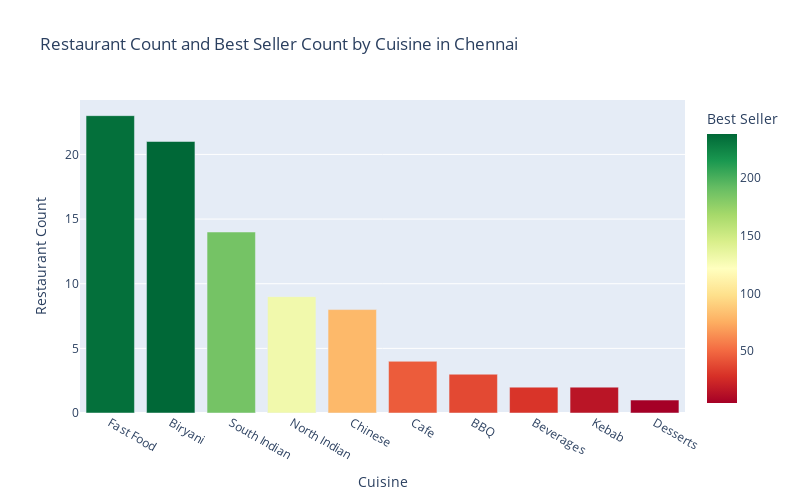

The cell this chart's notebook holds for it:
### Code cell
# plot cuisine vs restaurant count with best_seller as hue

# group by cuisine and get count of restaurants
restaurant_count = df_chennai.groupby('cuisine')['restaurant_name'].nunique().reset_index()

# group by cuisine and get total votes
total_votes = df_chennai.groupby('cuisine')['best_seller'].sum().reset_index()

# merge the two dataframes on cuisine
merged_data = pd.merge(restaurant_count, total_votes, on='cuisine', how='inner')

# create the plot
fig = px.bar(merged_data, x='cuisine', y='restaurant_name', color='best_seller',
             labels={'cuisine': 'Cuisine', 'restaurant_name': 'Restaurant Count', 'best_seller': 'Best Seller'},
             title='Restaurant Count and Best Seller Count by Cuisine in Chennai',
             color_continuous_scale='RdYlGn')

# order in descending
fig.update_xaxes(categoryorder='total descending')

# set the plot size
fig.update_layout(width=800, height=500)

# show the plot
fig.show()

### Figure 1 — Plotly figure (JSON) as saved in the notebook; plotly's stock layout.template omitted (floating-point values rounded to 4 significant figures)
{"data": [{"alignmentgroup": "True", "hovertemplate": "Cuisine=%{x}<br>Restaurant Count=%{y}<br>Best Seller=%{marker.color}<extra></extra>", "legendgroup": "", "marker": {"color": [38, 30, 238, 45, 80, 5, 234, 15, 130, 186], "coloraxis": "coloraxis", "pattern": {"shape": ""}}, "name": "", "offsetgroup": "", "orientation": "v", "showlegend": false, "textposition": "auto", "type": "bar", "x": ["BBQ", "Beverages", "Biryani", "Cafe", "Chinese", "Desserts", "Fast Food", "Kebab", "North Indian", "South Indian"], "xaxis": "x", "y": [3, 2, 21, 4, 8, 1, 23, 2, 9, 14], "yaxis": "y"}], "layout": {"barmode": "relative", "coloraxis": {"colorbar": {"title": {"text": "Best Seller"}}, "colorscale": [[0, "rgb(165,0,38)"], [0.1, "rgb(215,48,39)"], [0.2, "rgb(244,109,67)"], [0.3, "rgb(253,174,97)"], [0.4, "rgb(254,224,139)"], [0.5, "rgb(255,255,191)"], [0.6, "rgb(217,239,139)"], [0.7, "rgb(166,217,106)"], [0.8, "rgb(102,189,99)"], [0.9, "rgb(26,152,80)"], [1, "rgb(0,104,55)"]]}, "height": 500, "legend": {"tracegroupgap": 0}, "title": {"text": "Restaurant Count and Best Seller Count by Cuisine in Chennai"}, "width": 800, "xaxis": {"anchor": "y", "categoryorder": "total descending", "domain": [0, 1], "title": {"text": "Cuisine"}}, "yaxis": {"anchor": "x", "domain": [0, 1], "title": {"text": "Restaurant Count"}}}}
